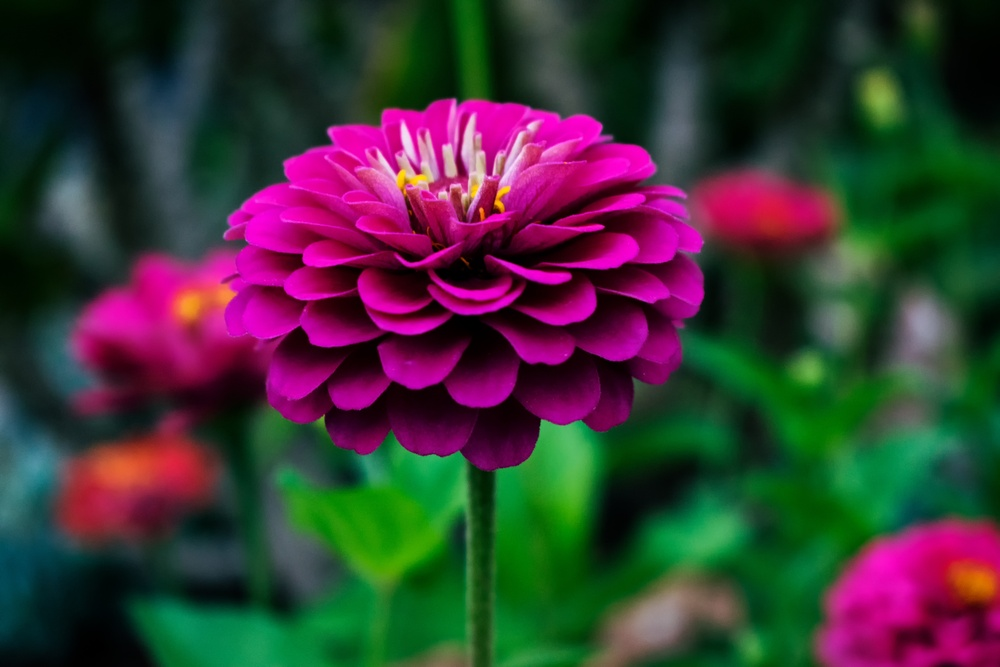
#> input picture Laba2/img.jpg, 1000 x 667 px, shrunk from 6000 x 4000 before the run
$ jupyter execute --allow-errors Laba2.ipynb
#> lines starting #> are read from the running program, lines starting #| are printed output that depends on the picture
[cell 1]
import numpy as np
import cv2
import matplotlib.pyplot as plt
from skimage.metrics import structural_similarity, mean_squared_error, peak_signal_noise_ratio

np.random.seed(0)
cv2.setRNGSeed(0)

image = cv2.imread('img.jpg')
#> image is the input picture: shape (667, 1000, 3); mean B, G, R 53.9, 53.8, 59.7
image_gray = cv2.cvtColor(image, cv2.COLOR_BGR2GRAY)
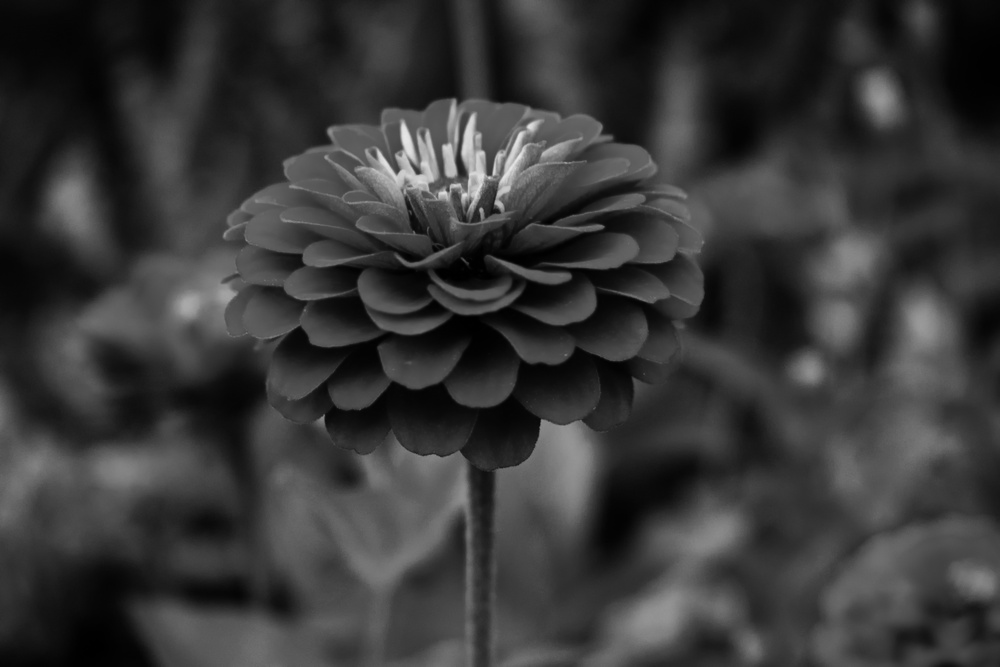
#> image_gray: shape (667, 1000); min 0, max 232, mean 55.5

plt.imshow(image_gray, cmap="gray")
plt.title("Исходное изображение")
plt.axis("off")
plt.show()

шум Гаусса

[cell 2]
mean = 0
stddev = 25
noise_gauss = np.random.normal(mean, stddev, image_gray.shape)
image_noise_gauss = np.clip(image_gray.astype(np.float32) + noise_gauss, 0, 255).astype(np.uint8)

plt.imshow(image_noise_gauss, cmap="gray")
plt.title("Шум Гаусса, σ=25")
plt.axis("off")
plt.show()

постоянный шум

[cell 3]
noise = np.random.randint(0, 101, size=(image_gray.shape[0], image_gray.shape[1]), dtype=int)
zeros_pixel = np.where(noise == 0)
ones_pixel = np.where(noise == 100)

image_sp = image_gray.copy()
image_sp[zeros_pixel] = 0
image_sp[ones_pixel] = 255
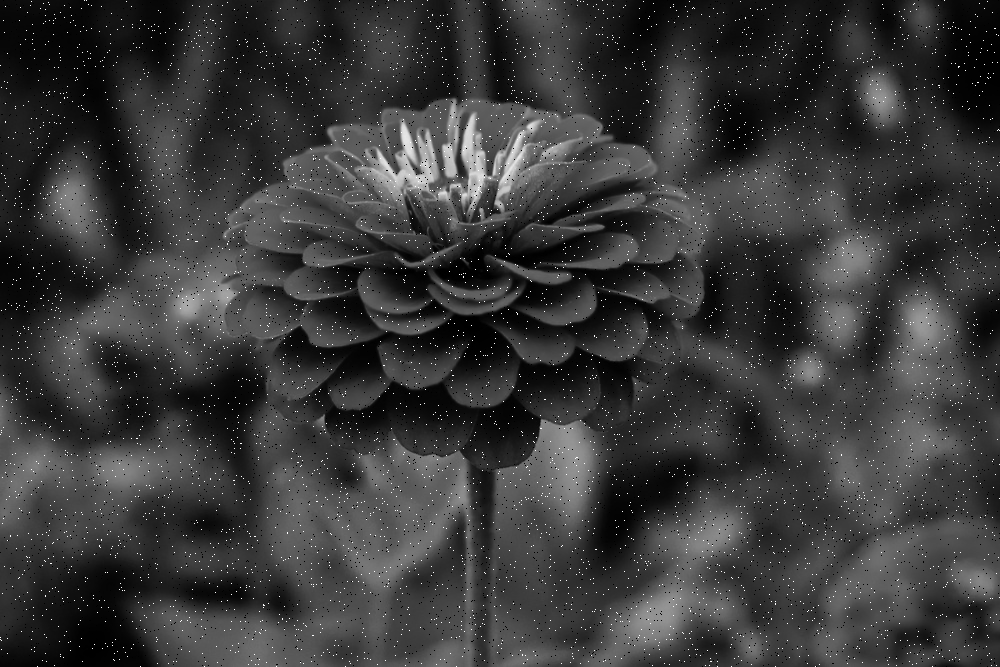
#> image_sp: shape (667, 1000); min 0, max 255, mean 56.9

plt.imshow(image_sp, cmap="gray")
plt.title("Постоянный шум")
plt.axis("off")
plt.show()

вывод обоих зашумлённых изображений рядом

[cell 4]
fig, axes = plt.subplots(1, 3, figsize=(18, 6))
axes[0].imshow(image_gray, cmap="gray"); axes[0].set_title("Исходное")
axes[1].imshow(image_noise_gauss, cmap="gray"); axes[1].set_title("Шум Гаусса, σ=25")
axes[2].imshow(image_sp, cmap="gray"); axes[2].set_title("Постоянный шум")
for ax in axes: ax.axis("off")
plt.tight_layout()
plt.show()
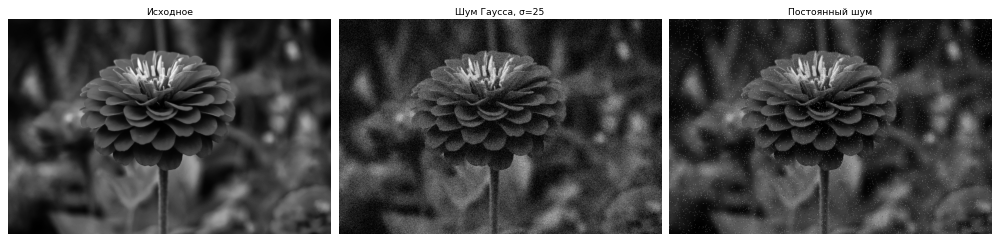
#> figure drawn by matplotlib, 3 panels
